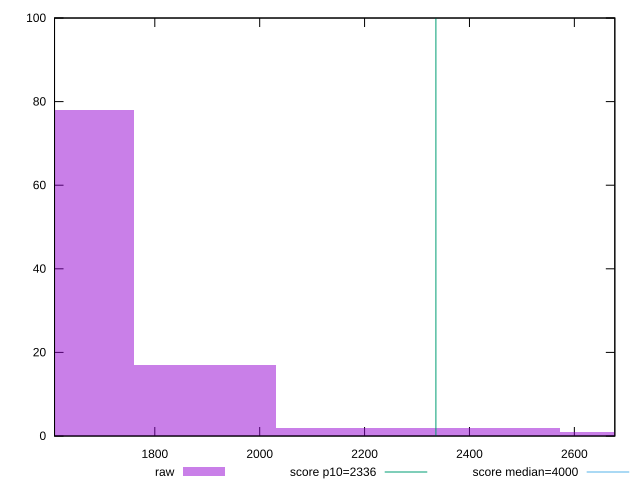

This figure's gnuplot source:
reset

$raw <<EOF
2436.4320454268795 2
1624.2880302845865 78
1895.0027019986842 17
2707.146717140977 1
2165.717373712782 2
EOF

set key outside below
set boxwidth 270.71467171409773
set xrange [1608.796:2677.1759999999995]
set yrange [0:100]
set trange [0:100]
set style fill transparent solid 0.5 noborder

set parametric
set terminal svg size 640, 490 enhanced background rgb 'white'
set output "report_00013_2021-02-09T12-04-24.940Z/first-contentful-paint/samples/pages+cached+noadtech+nomedia+nocss/raw/histogram.svg"

plot $raw title "raw" with boxes, \
     2336,t title "score p10=2336", \
     4000,t title "score median=4000"

reset
